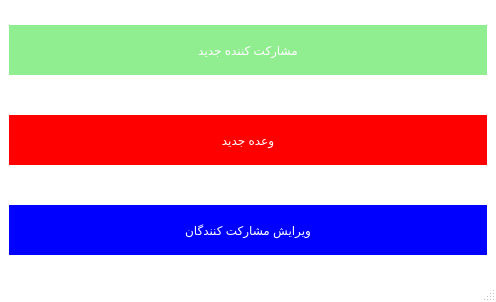
<?xml version="1.0" encoding="UTF-8"?>
<ui version="4.0">
 <class>MainWindow</class>
 <widget class="QMainWindow" name="MainWindow">
  <property name="geometry">
   <rect>
    <x>0</x>
    <y>0</y>
    <width>496</width>
    <height>302</height>
   </rect>
  </property>
  <property name="windowTitle">
   <string>MainWindow</string>
  </property>
  <property name="styleSheet">
   <string notr="true">QMainWindow{
	background-color:white;
}</string>
  </property>
  <widget class="QWidget" name="centralwidget">
   <layout class="QVBoxLayout" name="verticalLayout_2">
    <item>
     <layout class="QVBoxLayout" name="verticalLayout">
      <property name="spacing">
       <number>40</number>
      </property>
      <item>
       <widget class="QPushButton" name="pushButton">
        <property name="minimumSize">
         <size>
          <width>200</width>
          <height>50</height>
         </size>
        </property>
        <property name="styleSheet">
         <string notr="true">QPushButton{
	background-color:lightgreen;
	color:white;
	border:0px;
}

QPushButton:pressed{
	background-color:green;
}</string>
        </property>
        <property name="text">
         <string>مشارکت کننده جدید</string>
        </property>
       </widget>
      </item>
      <item>
       <widget class="QPushButton" name="pushButton_2">
        <property name="minimumSize">
         <size>
          <width>200</width>
          <height>50</height>
         </size>
        </property>
        <property name="styleSheet">
         <string notr="true">QPushButton{
	background-color:red;
	color:white;
	border:0px;
}

QPushButton:pressed{
	background-color:lightred;
}</string>
        </property>
        <property name="text">
         <string>وعده جدید</string>
        </property>
       </widget>
      </item>
      <item>
       <widget class="QPushButton" name="pushButton_3">
        <property name="minimumSize">
         <size>
          <width>200</width>
          <height>50</height>
         </size>
        </property>
        <property name="styleSheet">
         <string notr="true">QPushButton{
	background-color:blue;
	color:white;
	border:0px;
}

QPushButton:pressed{
	background-color:lightblue;
}</string>
        </property>
        <property name="text">
         <string>ویرایش مشارکت کنندگان</string>
        </property>
       </widget>
      </item>
     </layout>
    </item>
   </layout>
  </widget>
  <widget class="QStatusBar" name="statusbar"/>
 </widget>
 <resources/>
 <connections/>
</ui>
